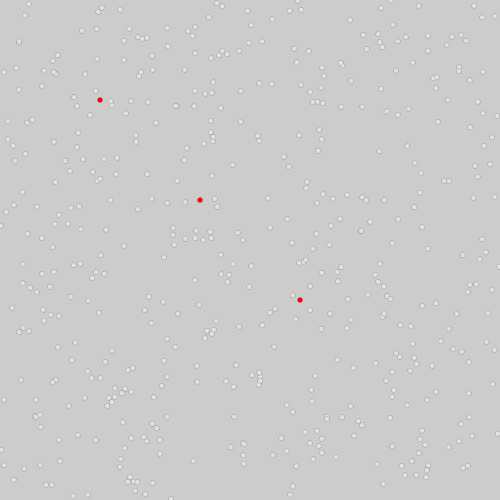
Frame 1 (no input)
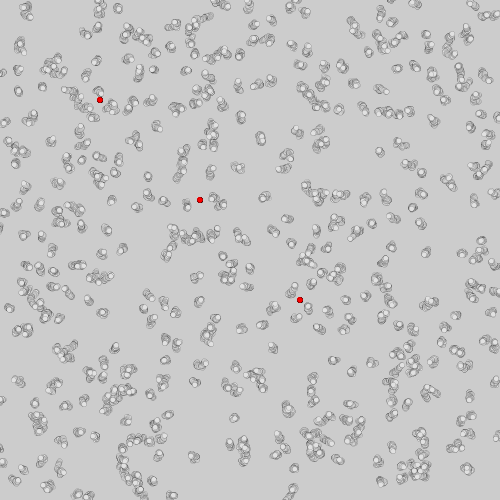
Frame 60 (the mouse pressed at the canvas centre just before this capture)
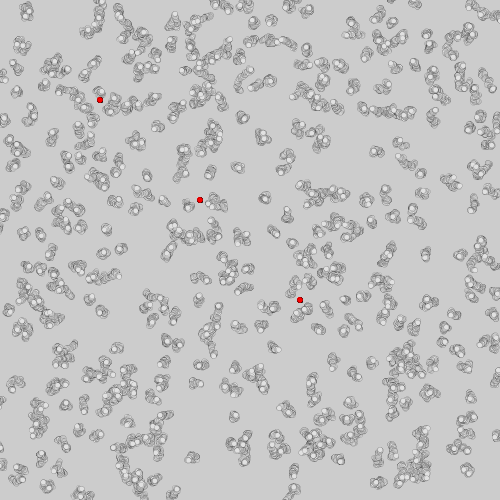
Frame 120 (the mouse held since frame 60 and released just before this capture)

The Processing sketch that drew these frames (run headless with seeded random() and noise(); from frame 60 on, the mouse is pressed at the canvas centre):

// Processing sketch: processing_118352
// ── processing_118352.pde

//////    INITIAL CONFIGURATION   ////////
// This program is created in such a way where the user can
// produce very diverse results by adjustnig only the configuration
// in this part and leaving the rest of the code untouched.

/* Canvas Size */
//int canvas = 500;


/* Density of the nodes */
// 1st way: changing the number of the cells
float density = 1;
// The number is canvas size
int nodes = int(density * 500);
// 2nd way: Decreasing random range of possible initial positions
// used when createing a cell in the Cell class
int xbottom = 0;
int xup = 500;
int ybottom = 0;
int yup = 500;


/*  Dynamic Proximity  */
// Every fr framerates increase the proximity by inc
int proximity=1; // initialize proximity distance 
int fr = 48; // period in framerates
int inc = 2; // increase rate
int limit = 20; // maximum proximity


/*  Starting seeds */
// Give the locations of starting seeds
PVector[] seedsloc = {
  new PVector(100, 100), new PVector(200, 200), new PVector(300, 300)
}; // random locations can also be used


/* Circles and Lines */
// Choose if you want the cells or the lines between seeds, or both, to appear
// Warning: showing both cells and lines will cause the background not to be refreshed,
// thus having a trail of all the cells
boolean cells = true;
boolean lines = true;
// Show circles when new seed is created between old and new seed
// Warning: circles will cover the lines so no point using them together
boolean circles = false;
// future: modify colors also

/////////      END OF CONFIGURATION     //////////


//////       CODE       ////////

Cell[] myCells= new Cell[nodes];

void setup() {
  size(500,500);
  // Create the cells
  for (int i=0; i <myCells.length; i++) {
    myCells[i]=new Cell(xbottom, xup, ybottom, yup);
  }
  // Adding the iniitial seeds (does not matter which cell id, only location)
  for (int i=0; i<seedsloc.length; i++) {
    myCells[i].isseed = true;
    // overwrite the original location with the one provided in the 
    // configuration
    myCells[i].location = seedsloc[i];
  }
}


void draw () {
  // Set background
  if (!lines & !circles) {
    background(255);
  }
  // Manage Proximity
  if ( frameCount % fr == 0) {
    if (limit - proximity >= inc) {
      proximity = proximity + inc ;
    }
    else {
      proximity = limit;
    }
  }
  // Display and update cells
  for (int i=0; i<myCells.length;i++) {
    if (cells) {
      myCells[i].display();
    }
    myCells[i].update();
  }
  // Run the seed update algorithm
  for (int i=0; i<myCells.length; i++) {
    if (myCells[i].isseed== false) {
      for (int j=0; j<myCells.length; j++) {
        if (myCells[j].isseed==true) {
          float d;
          d= PVector.dist(myCells[i].location, myCells[j].location);
          if (d<proximity) {
            myCells[i].isseed=true;
            if (lines) {
              strokeWeight(random(1, 10));
              stroke(random(0, 255), random(0, 255), random(0, 255));
              line(myCells[i].location.x, myCells[i].location.y, myCells[j].location.x, myCells[j].location.y);
            }
            if (circles){
              fill(255,255,255);
              ellipse(myCells[j].location.x, myCells[j].location.y, 2*d, 2*d);
            }
          }
        }
      }
    }
  }
}

class Cell {
  PVector location= new PVector(); //creating vectors
  PVector velocity=new PVector();
  float dia;
  boolean isseed;
  float cellred, cellgreen, cellblue;
  float lineweight;

  Cell(int xbottom, int xup, int ybottom, int yup) {
    //changing the initial location of each cell we
    //we change the density
    location = new PVector(random(xbottom, xup), random(ybottom, yup)); 
    dia=5;
    isseed=false;
    cellred=225;
    cellblue=225;
    cellgreen=225;
    lineweight=0.1;
  }

  void display() {
    strokeWeight(lineweight);
    if (isseed==true) {
      fill(255, 0, 0);
    }
    if (isseed==false) {
      fill(cellred, cellgreen, cellblue);
    }

    ellipse(location.x, location.y, dia, dia);
  }
  void update() {
    if (isseed==false) {
      velocity = new PVector(random(-1, 1), random(-1, 1));
      location.add(velocity);
    }
  }
}
